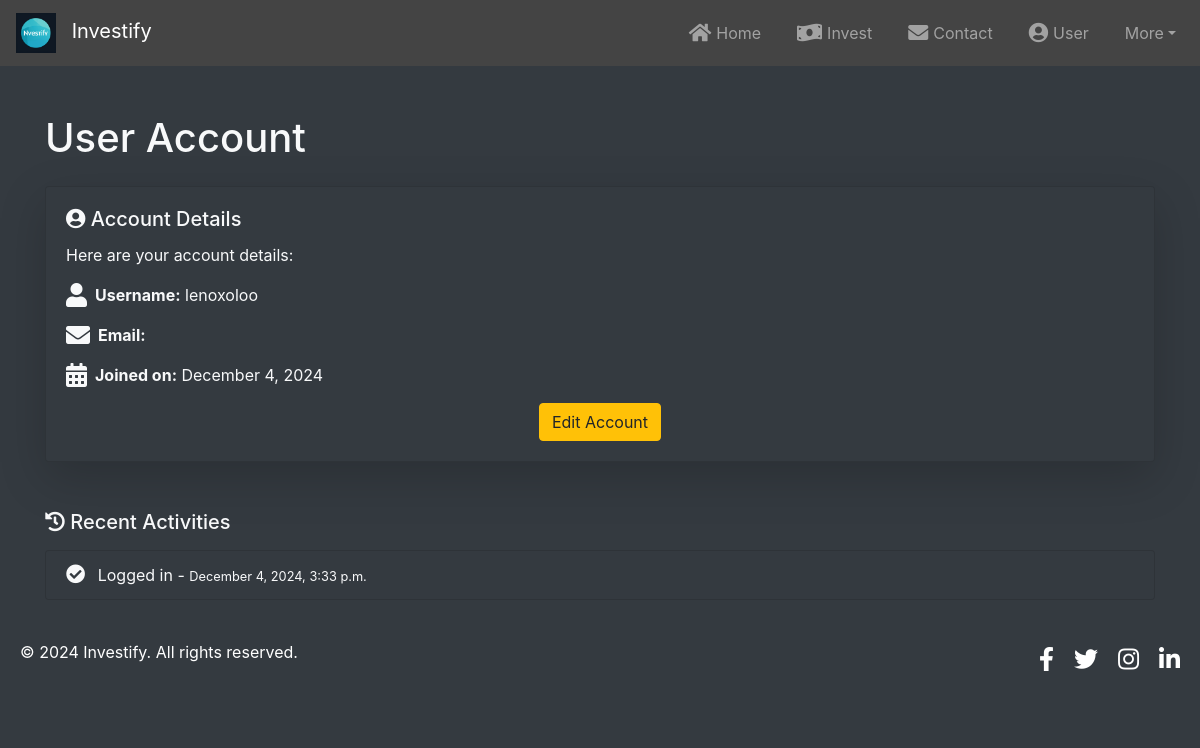
Page /user/ (signed in) on the earlier database version.
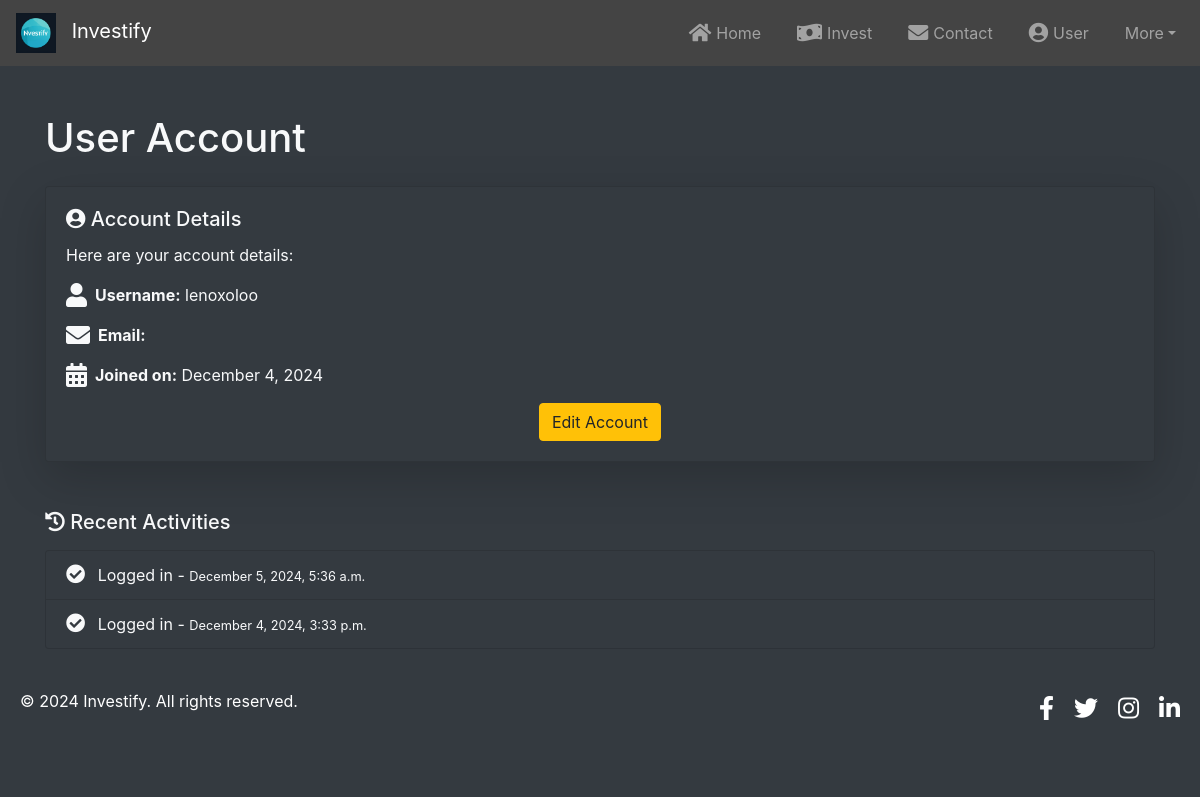
Same page on the later database version.
### core/models.py (models this page shows, shortened)
class RecentActivity(models.Model):  # Ensure this class is not nested
    user = models.ForeignKey(User, on_delete=models.CASCADE)
    activity = models.CharField(max_length=255)
    timestamp = models.DateTimeField(auto_now_add=True)
    class Meta:
        ordering = ['-timestamp']  # Newest activities first

### core/views.py (the view)
# urls.py: path('user/', user, name='user'),
@login_required
def user(request):
    recent_activities = RecentActivity.objects.filter(user=request.user)
    transactions = Transaction.objects.filter(user=request.user).order_by('-created_at')[:5]  # Last 5 transactions
    total_balance = Investment.objects.filter(user=request.user).aggregate(balance=Sum('amount'))['balance'] or 0
    return render(request, 'core/account.html', {
        'recent_activities': recent_activities,
        'transactions': transactions,
        'balance': total_balance,
        'user': request.user,
    })

### core/templates/core/account.html (shortened to what this page needs)
{% extends "core/base.html" %} {% block content %}
<div class="container mt-5">
  <h1 class="text-left mb-4">User Account</h1>
  <div class="card bg-dark text-light shadow-lg">
    <div class="card-body">
      <h5 class="card-title">
        <i class="fas fa-user-circle"></i> Account Details
      </h5>
      <p class="card-text">Here are your account details:</p>
      <div class="d-flex align-items-center mb-3">
        <i class="fas fa-user mr-2" style="font-size: 1.5rem"></i>
        <div>
          <strong>Username:</strong>
          <span>{{ user.username }}</span>
        </div>
      </div>
      <div class="d-flex align-items-center mb-3">
        <i class="fas fa-envelope mr-2" style="font-size: 1.5rem"></i>
        <div>
          <strong>Email:</strong>
        </div>
      </div>
      <div class="d-flex align-items-center mb-3">
        <i class="fas fa-calendar-alt mr-2" style="font-size: 1.5rem"></i>
        <div>
          <strong>Joined on:</strong>
          <span>{{ user.date_joined|date:"F j, Y" }}</span>
        </div>
      </div>
      <div class="text-center mt-3">
        <a
          href="{% url 'edit_account' %}"
          class="btn btn-warning animated-button"
          >Edit Account</a
        >
      </div>
    </div>
  </div>
  <h5 class="mt-5"><i class="fas fa-history"></i> Recent Activities</h5>
  <ul class="list-group mt-3">
    {% for activity in recent_activities %}
    <li class="list-group-item bg-dark text-light animated-list-item">
      <i class="fas fa-check-circle mr-2" style="font-size: 1.2rem"></i>
      {{ activity.activity }} -
      <small>{{ activity.timestamp|date:"F j, Y, g:i a" }}</small>
    </li>
    {% empty %}
    <li class="list-group-item bg-dark text-light">
      <i class="fas fa-times-circle mr-2" style="font-size: 1.2rem"></i>
      No recent activities found.
    </li>
    {% endfor %}
  </ul>
</div>
{% endblock %}

### core/templates/core/base.html (shortened to what this page needs)
<!DOCTYPE html>
<html lang="en">
  <head>
    {% load static %}
    <link
      rel="stylesheet"
      href="https://stackpath.bootstrapcdn.com/bootstrap/4.5.2/css/bootstrap.min.css"
    />
    <link
      rel="stylesheet"
      href="https://cdnjs.cloudflare.com/ajax/libs/font-awesome/5.15.1/css/all.min.css"
    />
    <link rel="stylesheet" href="{% static 'core/css/styles.css' %}" />
  </head>
  <body class="bg-dark text-light">
    {% block navbar %}
    <nav
      class="navbar navbar-expand-lg navbar-dark"
      style="background-color: #444"
    >
      <a class="navbar-brand slide-in" href="{% url 'index'%}">
        <img
          src="{% static 'core/images/logo.png' %}"
          alt="Investify Logo"
          style="height: 40px; margin-right: 10px"
        />
        Investify
      </a>
      <div class="collapse navbar-collapse" id="navbarNav">
        <ul class="navbar-nav ml-auto">
          <li class="nav-item">
            <a class="nav-link" href="{% url 'index' %}" title="Home">
              <i class="fas fa-home"></i> Home
            </a>
          </li>
          <li class="nav-item">
            <a class="nav-link" href="{% url 'invest'%}" title="Invest">
              <i class="fas fa-money-bill-wave"></i> Invest
            </a>
          </li>
          <li class="nav-item">
            <a class="nav-link" href="{% url 'contact'%}" title="Contact">
              <i class="fas fa-envelope"></i> Contact
            </a>
          </li>
          <li class="nav-item">
            <a class="nav-link" href="{% url 'user' %}" title="User Account">
              <i class="fas fa-user-circle"></i> User
            </a>
          </li>
          <li class="nav-item dropdown">
            <a
              class="nav-link dropdown-toggle"
              href="#"
              id="navbarDropdown"
              role="button"
              data-toggle="dropdown"
              aria-haspopup="true"
              aria-expanded="false"
            >
              More
            </a>
          </li>
        </ul>
      </div>
    </nav>
    {% endblock %} {% block content %} {% endblock %}
    <footer class="bg-dark">
      <div class="copyright">
        <p>&copy; 2024 Investify. All rights reserved.</p>
      </div>
      <div class="social-icons">
        <a href="https://www.facebook.com" target="_blank" title="Facebook">
          <i class="fab fa-facebook-f"></i>
        </a>
        <a href="https://www.twitter.com" target="_blank" title="Twitter">
          <i class="fab fa-twitter"></i>
        </a>
        <a href="https://www.instagram.com" target="_blank" title="Instagram">
          <i class="fab fa-instagram"></i>
        </a>
        <a href="https://www.linkedin.com" target="_blank" title="LinkedIn">
          <i class="fab fa-linkedin-in"></i>
        </a>
      </div>
    </footer>
  </body>
</html>

### core/templates/core/base.html (style rules this page uses)
.nav-link { margin-left: 20px; transition: transform 0.2s; display: flex; align-items: center; }
.nav-link i { margin-right: 5px; font-size: 20px; }
.navbar { transition: width 0.3s ease; }
footer { background-color: #121212; color: #fff; padding: 40px 20px; position: relative; bottom: 0; display: flex; justify-content: space-between; align-items: center; flex-wrap: wrap; }
.social-icons { display: flex; gap: 20px; }
.social-icons a { color: #fff; font-size: 24px; transition: color 0.3s; }

Differences in the rows shown:
added RecentActivity: activity "Logged in", timestamp "December 5, 2024, 5:36 a.m."
